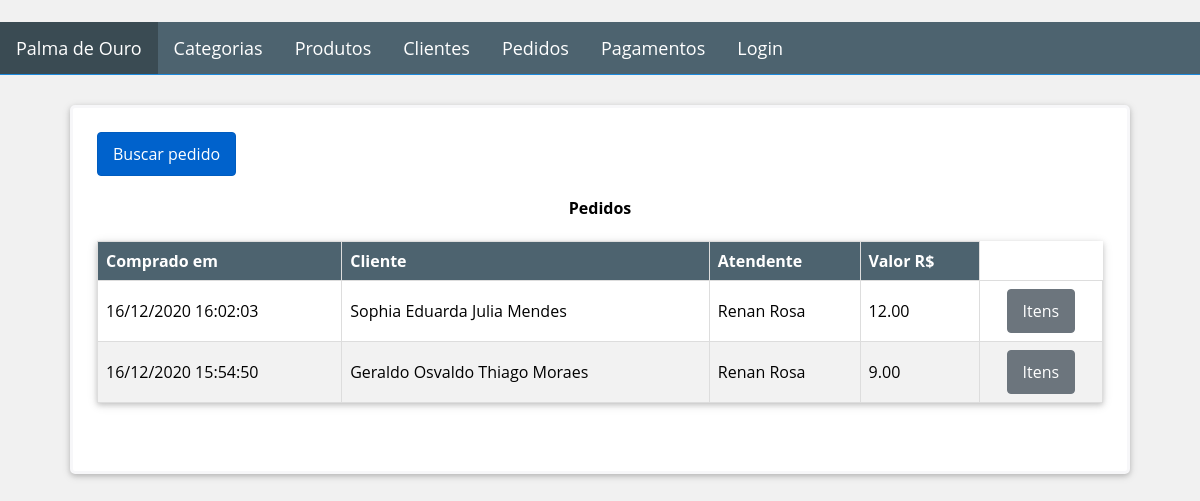
Before: /order with the older database file.
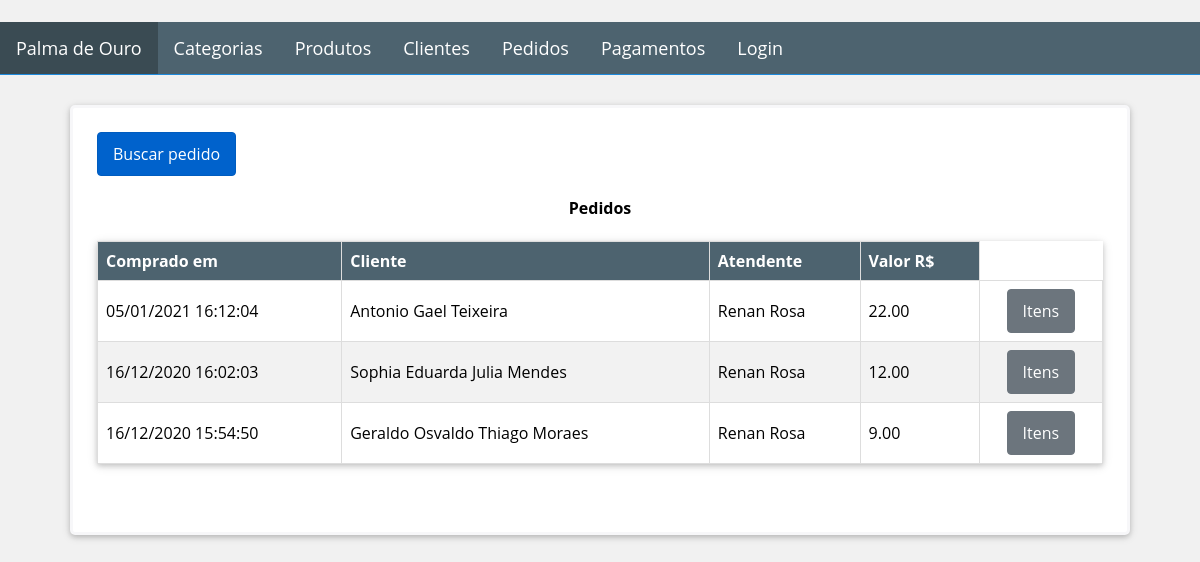
After: the same page with the newer database file.
### Golden_Leaf/models.py (models this page shows, shortened)
class Order(db.Model):
    __tablename__ = 'orders'
    id = db.Column(db.Integer, primary_key=True)
    client_id = db.Column(db.Integer, ForeignKey('clients.id'), nullable=False)
    clerk_id = db.Column(db.Integer, ForeignKey('clerks.id'), nullable=False)
    date = db.Column(db.DateTime, index=True, default=datetime.now)
    total = db.Column(db.Numeric(10, 2), default=0)
    client = relationship("Client", backref=backref('orders', order_by=id))
    clerk = relationship("Clerk", backref=backref('orders', order_by=id))

class User(db.Model):
    __metaclass__ = ABCMeta
    __abstract__ = True
    id = db.Column(db.Integer, primary_key=True)
    name = db.Column(db.String(64), nullable=False, index=True)
    phone_number = db.Column(db.String(11), nullable=False)

class Client(User):
    __tablename__ = 'clients'
    __mapper_args__ = {'concrete': True}
    identification = db.Column(db.String(9), unique=True)
    notifiable = db.Column(db.Boolean)
    address = db.Column(db.String(64))
    status = db.Column(db.Boolean)
    amount = db.Column(db.Numeric(10, 2), default=0)

class Clerk(User, UserMixin):
    __tablename__ = 'clerks'
    image_file = db.Column(db.String(64), default='default.png')
    email = db.Column(db.String(64), unique=True)
    password_hash = db.Column(db.String(128), nullable=False)
    __mapper_args__ = {
        'concrete': True
    }
    @property
    def password(self) -> None:
        raise AttributeError('password is not a readable attribute')

### Golden_Leaf/views/order/routes.py (the view)
@blueprint_order.route('/order/client/<int:id>', methods=['GET'])
@blueprint_order.route('/order', defaults={'id': None}, methods=['GET'])
@register_breadcrumb(blueprint_order, '.', 'Pedidos')
def get_orders(id):
    page = request.args.get('page', 1, type=int)
    if id is not None:
        orders = Order.query \
            .filter_by(client_id=id) \
            .order_by(Order.date.desc()) \
            .paginate(page=page, per_page=10)
        return render_template('order/client_orders.html', orders=orders, client_id=id)
    orders = Order.query.order_by(Order.date.desc()).paginate(page=page, per_page=10)
    return render_template('order/list.html', orders=orders)

### Golden_Leaf/templates/order/list.html (shortened to what this page needs)
{% extends "base.html" %}
{% block page_content %}
<div class="container">
    <div>
        <a href="{{ url_for('blueprint_order.search_order') }}" class="btn btn-primary">
            Buscar pedido
        </a>
    </div>
    <div class="table-responsive">
        <table>
            <caption><h4>Pedidos</h4></caption>
            <thead>
                <tr>
                    <th>Comprado em</th>
                    <th>Cliente</th>
                    <th>Atendente</th>
                    <th>Valor R$</th>
                </tr>
            </thead>
            <tbody>
                {% for order in orders.items %}
                <tr>
                    <td>{{ order.date.strftime('%d/%m/%Y %H:%M:%S') }}</td>
                    <td>{{ order.client.name }}</td>
                    <td>{{ order.clerk.name }}</td>
                    <td>{{ order.total }}</td>
                    <td align="center">
                        <a href="{{ url_for('blueprint_order.items_order',id=order.id) }}"
                           class="btn btn-default">
                            <span>Itens</span>
                        </a>
                    </td>
                </tr>
                {% endfor %}
            </tbody>
        </table>
    </div>
    <div class="panel-footer p-0">
        {% for page_number in orders.iter_pages(left_edge=1,right_edge=1,left_current=1,right_current=2) %}
        {% if page_number %}
        {% if orders.page == page_number %}
        <a class="btn btn-info mb-4"
           href="{{ url_for('blueprint_order.get_orders',page=page_number) }}">{{ page_number }}</a>
        {% else %}
        <a class="btn btn-outline-info mb-4"
           href="{{ url_for('blueprint_order.get_orders',page=page_number) }}">{{ page_number }}</a>
        {% endif %}
        {% else %}
        ...
        {% endif %}
        {% endfor %}
    </div>
</div>
{% endblock %}

### Golden_Leaf/templates/base.html (shortened to what this page needs)
﻿<head>
    {% block head %}
    <link rel="stylesheet" type="text/css" href="{{ url_for('static', filename='css/styles.css') }}">
    {% endblock %}
</head>
<body>
    {% block navbar %}
    <header>
        <nav>
            <ul class="nav">
                <li>
                    <a class="nav-link active" href="{{ url_for('blueprint_main.index') }}">
                         Palma de Ouro
                    </a>
                </li>
                <li>
                    <a class="nav-link" href="{{ url_for('blueprint_category.get_categories') }}">Categorias</a>
                </li>
                <li>
                    <a class="nav-link" href="{{ url_for('blueprint_product.get_products') }}">Produtos</a>
                </li>
                <li>
                    <a class="nav-link" href="{{ url_for('blueprint_client.get_clients') }}">Clientes</a>
                </li>
                <li>
                    <a class="nav-link" href="{{ url_for('blueprint_order.get_orders') }}">Pedidos</a>
                </li>
                <li>
                    <a class="nav-link" href="{{ url_for('blueprint_payment.get_payment') }}">Pagamentos</a>
                </li>
                {% if current_user.is_authenticated %}
                <li>
                    <a class="nav-link" href="{{ url_for('blueprint_clerk.account') }}">
                        {{ current_user.name }}
                    </a>
                </li>
                <li>
                    <a class="nav-link" href="{{ url_for('blueprint_clerk.logout') }}">
                        Logout
                    </a>
                </li>
                {% else %}
                <li>
                    <a class="nav-link" href="{{ url_for('blueprint_clerk.login') }}">
                         Login
                    </a>
                </li>
                {% endif %}
            </ul>
        </nav>
    </header>
    {% endblock %}
    <main>
        {% block content  %}
        <div>
            {% block page_content %}
            {% endblock %}
        </div>
        {% endblock %}
    </main>
</body>

### Golden_Leaf/static/css/styles.css (style rules this page uses)
.container, .form-container { border-radius: 5px; color: #000; background-color: #ffffff; border: solid #f7f7f9; box-shadow: 0 2px 5px 0 rgba(0, 0, 0, 0.16), 0 2px 10px 0 rgba(0, 0, 0, 0.12); }
* { box-sizing: border-box; }
html, body, h1, h2, h3, h4, h5 { font-family: "Open Sans", sans-serif; }
body { background-color: #f1f1f1; margin: 0; }
.nav { list-style-type: none; margin: 0; padding: 0; background-color: #4d636f; color: #ffffff; font-size: 18px; border-bottom: 1px solid #1e8adc; display: flex; }
.nav-link { display: block; color: #ffffff; text-align: center; padding: 14px 16px; text-decoration: none; }
.active { background-color: #3a4b53; }
main { margin: auto; padding: 10px; width: 90%; }
.container { padding: 1.5rem; border-width: .2rem; }
table { background-color: #ffffff; color: #000; width: 100%; border-collapse: collapse; box-shadow: 0 2px 5px 0 rgba(0, 0, 0, 0.16), 0 2px 10px 0 rgba(0, 0, 0, 0.12); }
th { text-align: left; border: 1px solid #ddd; background-color: #4d636f; color: white; padding: 8px; }
td { border: 1px solid #ddd; padding: 8px; }
table tr:nth-child(even) { background-color: #f2f2f2; }
.btn { display: inline-block; text-decoration: none; border: 1px solid transparent; padding: 10px 15px; color: #fff; border-radius: .25rem; }
.btn-primary { background-color: #0062cc; border-color: #005cbf; }
.btn-default { background-color: #6c757d; border-color: #6c757d; }

Changed rows visible on the page:
added Order: date "05/01/2021 16:12:04", client.name "Antonio Gael Teixeira", clerk.name "Renan Rosa", total "22.00"
